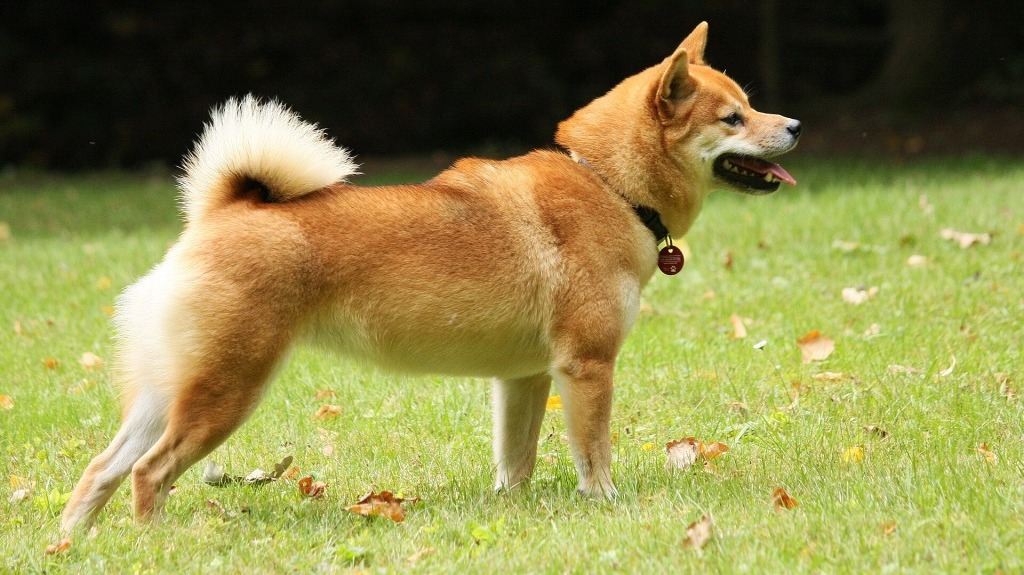
#> input picture part2/images/dog_1.jpg, 1024 x 575 px
$ python ex2c.py
#> lines starting #> are read from the running program, lines starting #| are printed output that depends on the picture; after the words box and inside, x2 and y2 are one past the last pixel; in counts of white or black regions, pixels touching at a corner belong together
#!/usr/bin/env python3
"""
Exercise 2c - Morphological Operations & Mask Post-Processing.

Goal:
Take a noisy binary mask (from HSV segmentation) and clean it up
using morphological operations (erosion, dilation, opening, closing).
"""

import cv2 as cv
import numpy as np


def show_mask(window_name: str, mask: np.ndarray) -> None:
    """Displays a binary mask, properly scaled to [0, 255] if boolean."""
    if mask.dtype == bool:
        cv.imshow(window_name, (mask.astype(np.uint8) * 255))
    else:
        cv.imshow(window_name, mask)


def main():
    print("SAVI Exercise 2c - Morphological Post-Processing")

    # -------------------------------------------------------------
    # 0. Base Setup: Load image & obtain initial candidate mask
    # -------------------------------------------------------------
    image = cv.imread("images/dog_1.jpg")
#> image is the input picture: shape (575, 1024, 3); mean B, G, R 75.6, 136.7, 141.4
    if image is None:
        print("Error: Could not load image 'images/dog_1.jpg'. Check the path.")
        return

    height, width = image.shape[:2]
#> height = 575; width = 1024
    image = cv.resize(image, (round(width / 2), round(height / 2)))
#> image: shape (288, 512, 3)
    cv.imshow("Original", image)

    # Initial segmentation (HSV grass mask -> inverted to get dog candidate)
    hsv_image = cv.cvtColor(image, cv.COLOR_BGR2HSV)
#> hsv_image: shape (288, 512, 3); mean H, S, V 29.4, 126.7, 147.5
    lower_grass = np.array([25, 40, 40], dtype=np.uint8)
    upper_grass = np.array([85, 255, 255], dtype=np.uint8)
    mask_grass = cv.inRange(hsv_image, lower_grass, upper_grass)
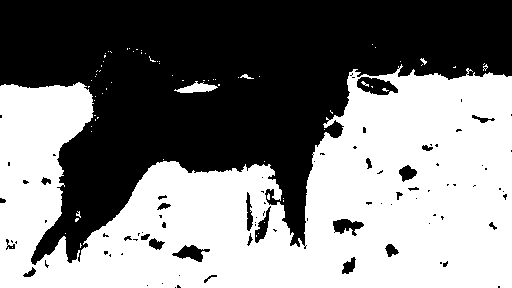
#> mask_grass: shape (288, 512); 50.7% white; 90 black regions (63 under 20 px), largest, box (x1, y1, x2, y2) and area: (0, 0, 512, 265) 69681, (357, 77, 398, 95) 468, (172, 245, 210, 262) 315

    # Raw mask containing the dog (with noise and holes)
    raw_dog_mask = cv.bitwise_not(mask_grass)
    show_mask("Raw Dog Mask (Before Morph)", raw_dog_mask)

    # =============================================================
    # WHERE TO START WRITING: STEP 1 GOES HERE
    # =============================================================

    # -------------------------------------------------------------
    # STEP 1: Creating the Structuring Element (Kernel)
    # -------------------------------------------------------------
    # Conceptual guidance:
    # A morphological filter slides a small neighborhood matrix (kernel)
    # over each pixel of the binary mask.
    #
    # INGREDIENTS:
    # - Shape & Size: Odd square dimensions are standard, e.g. (3, 3), (5, 5), (7, 7).
    #   Larger kernels affect a wider neighborhood on each pass.
    # - Data Type: Must be unsigned 8-bit integers (`np.uint8`).
    #
    # Two common ways to build a kernel:
    #   Method A (NumPy):
    #       np.ones((kernel_height, kernel_width), dtype=np.uint8)
    #   Method B (OpenCV):
    #       cv.getStructuringElement(shape, (kernel_width, kernel_height))
    #       where shape can be cv.MORPH_RECT, cv.MORPH_ELLIPSE, or cv.MORPH_CROSS.
    #
    # 1. Define your kernel dimensions (start with 5x5 or 7x7).
    # 2. Create the kernel variable using Method A or B.
    # 3. Print the kernel to the console to observe its matrix layout and dtype.
    #
    # Write your Step 1 code below:

    kernel = cv.getStructuringElement(cv.MORPH_RECT, (7,7))
    # print("Kernel shape:", kernel.shape)
    # print("Kernel: \n", kernel)


    # -------------------------------------------------------------
    # STEP 2: Basic Operations (Erosion & Dilation)
    # -------------------------------------------------------------
    # Conceptual guidance:
    # - Erosion (`cv.erode`): A pixel remains 1 ONLY if all pixels under
    #   the kernel are 1. It shrinks white foreground areas.
    #   -> Great for removing small, isolated noise specks in the grass.
    #
    # - Dilation (`cv.dilate`): A pixel becomes 1 if ANY pixel under
    #   the kernel is 1. It expands white foreground areas.
    #   -> Great for bridging gaps and filling small holes inside the dog.
    #
    # INGREDIENTS:
    # - `cv.erode(src=mask, kernel=kernel, iterations=n)`
    # - `cv.dilate(src=mask, kernel=kernel, iterations=n)`
    #
    # 1. Try applying `cv.erode()` to `raw_dog_mask` and view it with `show_mask()`.
    # 2. Try applying `cv.dilate()` to `raw_dog_mask` and view it with `show_mask()`.
    # 3. Notice the trade-off: eroding removes noise but thins the dog;
    #    dilating fills holes but grows the noise!
    #
    # Write your Step 2 code below:

    eroded_mask = cv.erode(src=raw_dog_mask, kernel=kernel, iterations=3)
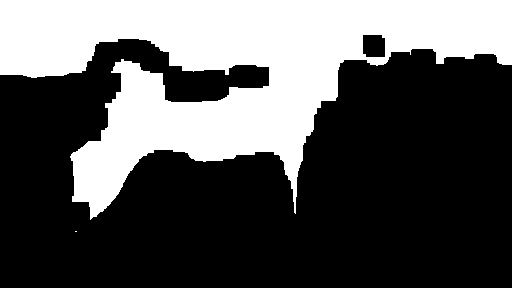
#> eroded_mask: shape (288, 512); 34.2% white; 2 white regions (1 under 20 px), largest, box (x1, y1, x2, y2) and area: (0, 0, 512, 220) 50461
    dilated_mask = cv.dilate(src=eroded_mask, kernel=kernel, iterations=3)
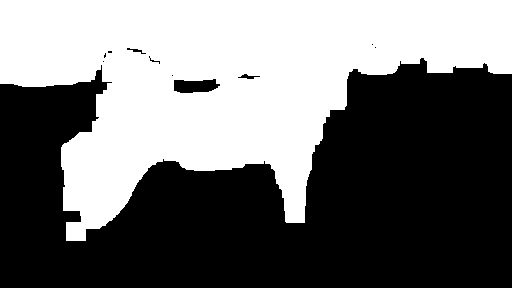
#> dilated_mask: shape (288, 512); 44.7% white; 1 white region, box (x1, y1, x2, y2) and area: (0, 0, 512, 241) 65870
    show_mask("eroded and dilated", dilated_mask)


    # -------------------------------------------------------------
    # STEP 3: Compound Operations (Opening & Closing)
    # -------------------------------------------------------------
    # Conceptual guidance:
    # - Opening (Erode -> Dilate): Removes small background noise points
    #   without significantly shrinking the main object.
    # - Closing (Dilate -> Erode): Fills internal holes and bridges breaks
    #   without significantly enlarging the outer boundary.
    #
    # INGREDIENTS:
    # - `cv.morphologyEx(src=mask, op=cv.MORPH_OPEN, kernel=kernel)`
    # - `cv.morphologyEx(src=mask, op=cv.MORPH_CLOSE, kernel=kernel)`
    #
    # 1. Apply Openiang to eliminate outer noise.
    # 2. Apply Closing to seal holes inside the dog.
    # 3. (Optional) Chain them together (e.g., Open then Close, or Close then Open).
    # 4. Display your cleaned final mask!
    #
    # Write your Step 3 code below:

    opened_mask = cv.morphologyEx(src=raw_dog_mask, op=cv.MORPH_OPEN, kernel=kernel, iterations=3)
    # closed_mask = cv.morphologyEx(src=oppened_mask, op=cv.MORPH_CLOSE, kernel=kernel, iterations=3)
    show_mask("mophologyEX", opened_mask)


    cv.waitKey(0)
    cv.destroyAllWindows()


if __name__ == "__main__":
    main()

$ run again, with part2/images/dog_3.jpg copied over part2/images/dog_1.jpg
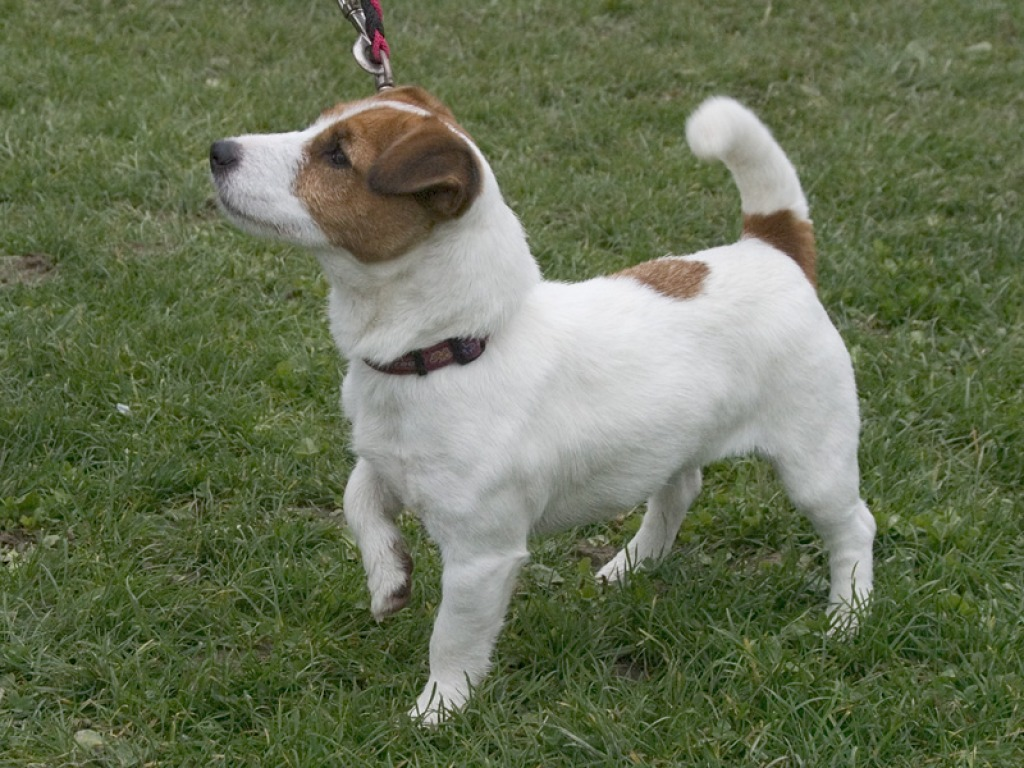
#> input picture part2/images/dog_3.jpg, 1024 x 768 px
#> in main, image is the input picture: shape (768, 1024, 3); mean B, G, R 84, 112.7, 103.2
#> image: shape (384, 512, 3)
#> hsv_image: shape (384, 512, 3); mean H, S, V 46.5, 82.7, 113.8
#> in main, `mask_grass = cv.inRange(hsv_image, lower_grass, upper_grass)`:
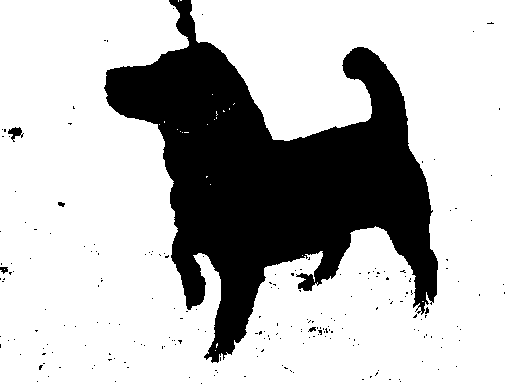
#> mask_grass: shape (384, 512); 73.7% white; 216 black regions (211 under 20 px), largest, box (x1, y1, x2, y2) and area: (104, 0, 438, 363) 50975, (8, 127, 24, 142) 113, (0, 267, 8, 274) 38, (58, 202, 65, 207) 25, (308, 327, 316, 332) 25
#> eroded_mask: shape (384, 512); 15.4% white; 4 white regions (2 under 20 px), largest, box (x1, y1, x2, y2) and area: (174, 59, 428, 334) 25802, (116, 52, 237, 123) 4446
#> in main, `dilated_mask = cv.dilate(src=eroded_mask, kernel=kernel, iterations=3)`:
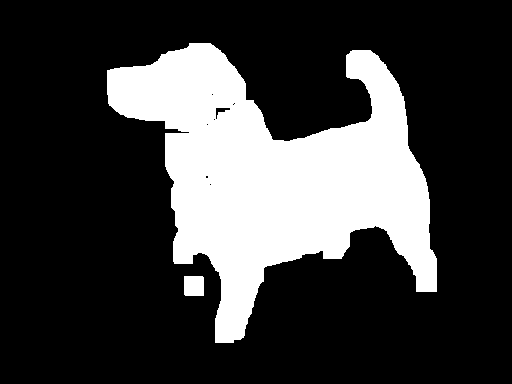
#> dilated_mask: shape (384, 512); 24.4% white; 2 white regions, box (x1, y1, x2, y2) and area: (107, 43, 437, 343) 47548, (184, 276, 204, 296) 398
